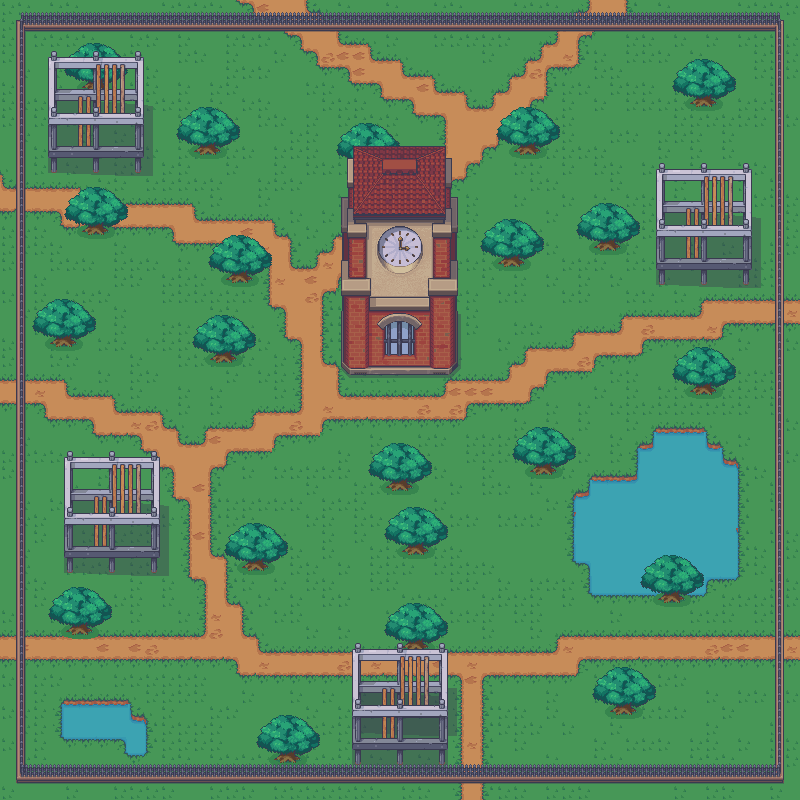

Below is a game level as drawn by its tile map, then a one-line description and the .tmx that defines it (tile-layer data replaced by summaries):
An orthogonal 50x50 tile map with 16x16 px tiles, 6 tile layers (Ground, Tree, Tree_H, House, ...), 4 tilesets and 6 objects.

<map version="1.10" tiledversion="1.10.0" orientation="orthogonal" renderorder="right-down" width="50" height="50" tilewidth="16" tileheight="16" infinite="0" nextlayerid="10" nextobjectid="9">
 <tileset firstgid="1" source="../Tileset/Camping.tsx" />
 <tileset firstgid="5409" source="../Tileset/Terrains and Fences.tsx" />
 <tileset firstgid="6625" source="../Tileset/School.tsx" />
 <tileset firstgid="9793" source="../Tileset/Worksite.tsx" />
 <layer id="1" name="Ground" width="50" height="50">
  <data>[2500 cells, 2500 non-empty, 74 distinct tile ids]</data>
 </layer>
 <objectgroup id="9" name="Collision">
  <object id="1" x="14" y="772.667" width="770.667" height="16" />
  <object id="3" x="18.6667" y="19.3333" width="766.667" height="12" />
  <object id="4" x="14" y="22.6667" width="10.6667" height="745.333" />
  <object id="5" x="774" y="20" width="12" height="752" />
  <object id="7" x="343" y="288" width="116" height="87" />
  <object id="8" x="908" y="190" />
 </objectgroup>
 <layer id="2" name="Tree" width="50" height="50">
  <data>[2500 cells, 168 non-empty, 8 distinct tile ids]</data>
 </layer>
 <layer id="5" name="Tree_H" width="50" height="50">
  <data>[2500 cells, 260 non-empty, 12 distinct tile ids]</data>
 </layer>
 <layer id="7" name="House" width="50" height="50">
  <data>[2500 cells, 166 non-empty, 75 distinct tile ids]</data>
 </layer>
 <layer id="8" name="House_H" width="50" height="50">
  <data>[2500 cells, 193 non-empty, 131 distinct tile ids]</data>
 </layer>
 <layer id="6" name="Fenrce" width="50" height="50">
  <data>[2500 cells, 282 non-empty, 14 distinct tile ids]</data>
 </layer>
</map>
